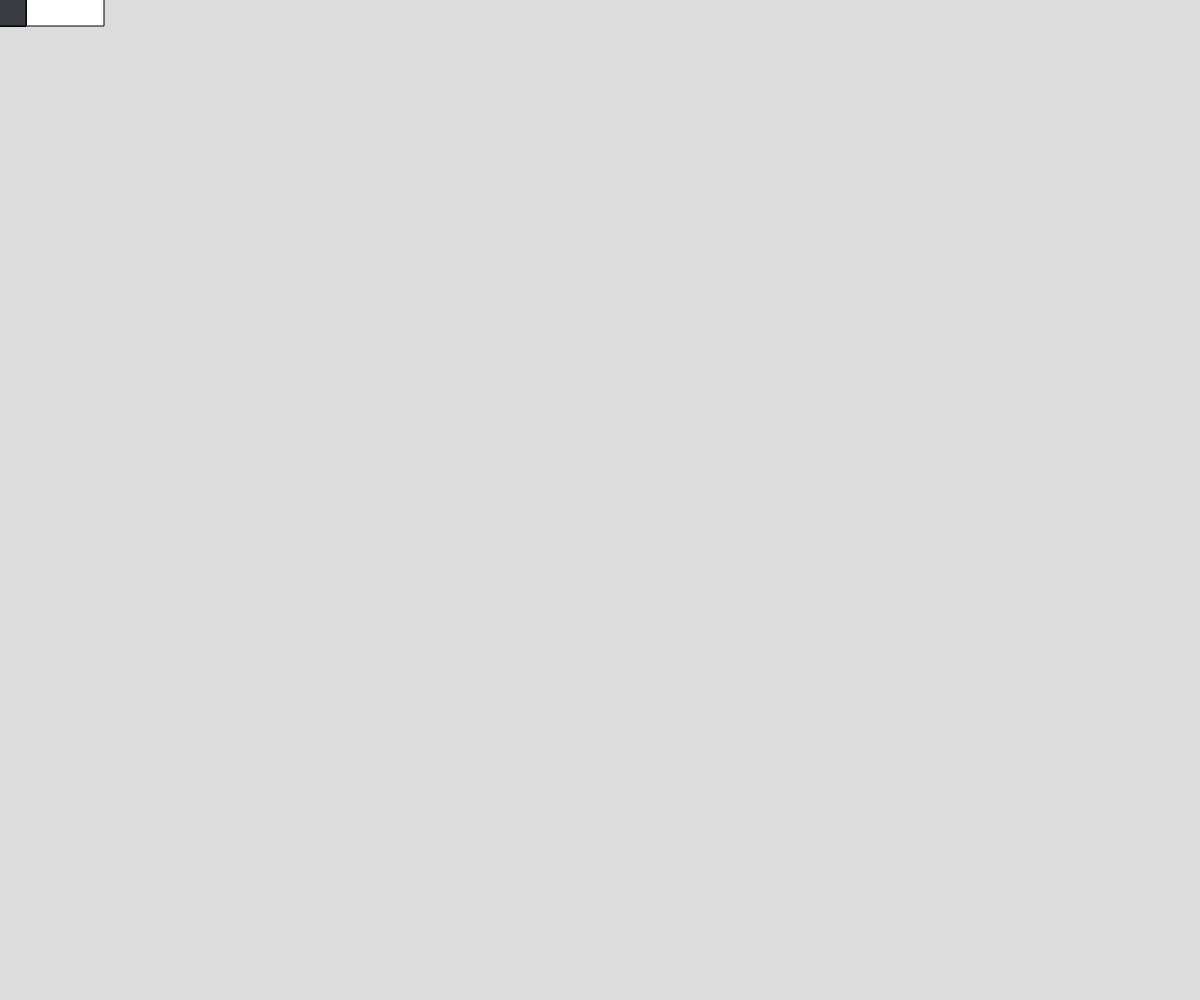
Frame 1 (no input)
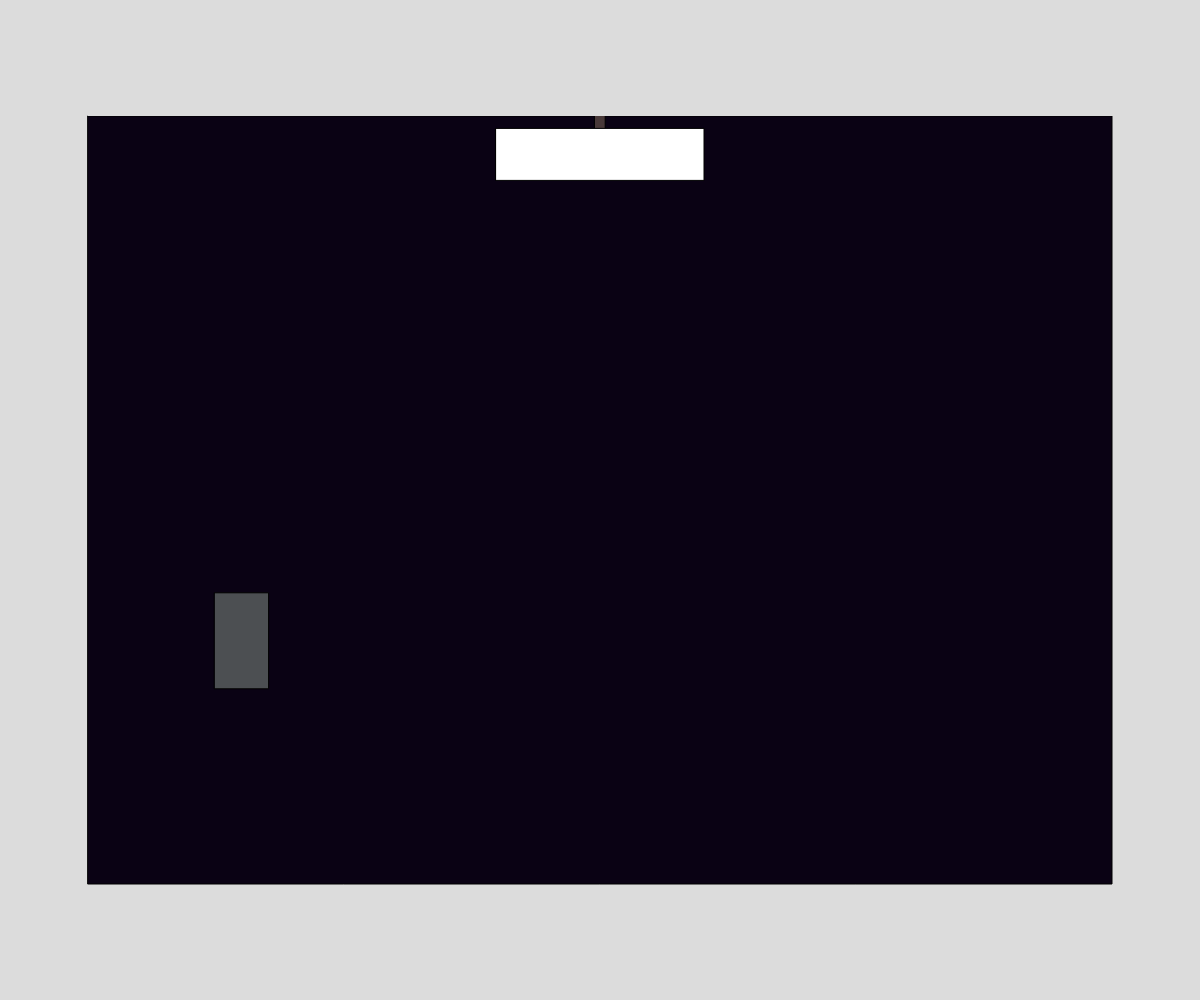
Frame 60 (no input)
Frame 120 (the mouse pressed at the canvas centre since frame 60): identical to frame 60, image omitted

The p5.js sketch that drew these frames (run headless with seeded random() and noise() and a simulated clock; from frame 60 on, the mouse is pressed at the canvas centre):

// p5.js sketch
// ── sketch.js
let bgColour = 220;

let areaOneMap;

let mouseVector; let mouseOffsetY = 0; let mouseInitialPos = 0; let leverOffset = 0;

let leverScale; let crankRendered; let circleOrigin; let circleSize;
let circleThreshold; let circleCancel; let successfulRotations = 0;

let angleThresholds = []; let angleIterations = 8;
let starting = 180; let multiplier = 0; let angle;

let gameOriginX; let gameOriginY; let gameWindowScale;

let circlePressed = false; let circleCollide = false;
let withinCircle = false; let mouseHold = false; let userLocation = -1;
let configurableColor ='#fcfeff';

let withinSwitch = false; let withinAiming = false;
let switchOn = false;
let aiming = false;

let pulleyPos; let pulleyWidth; let pulleyHeight; let isPulling
let upKeys; let firingKeys; let downKeys; let leftKeys; let rightKeys; let keySize;

let aimingScreenWidth; let aimingScreenHeight; let aimingScreenSize;
let pointerOffsetX = 0; let pointerOffsetY = 0;

let pointerIncrementX = 0; let pointerIncrementY = 0;

function setup() {
  circleOrigin = createVector(0, 0); mouseVector = createVector(0, 0);

  frameRate(60); createCanvas(windowWidth, windowHeight);
  angleMode(DEGREES);
  initiateThresholds();
  initiateMaps();

  console.log(angleThresholds);
}

function initiateThresholds() {
  for (let i = 0; i < angleIterations; i++) {
    let difference = 360 / angleIterations;

    if (angleThresholds[i-1] >= 360) {
      angleThresholds[i-1] = 360 - angleIterations;
      starting = 0;
      multiplier = 1;
    }

    append(angleThresholds, starting + (difference * multiplier) );
    multiplier++;
  }
}

function initiateMaps() {
  areaOneMap = [3 ,11, 19, 24, 25, 26, 27, 32, 40, 41, 42, 43, 44, 45, 46, 54, 56 ,57, 58, 59, 60, 61, 62]

}

function draw() {
  background(bgColour);

  gameOriginX = (windowWidth / 2) - (2 * gameWindowScale)
  gameOriginY = (windowHeight / 2) - (1.5 * gameWindowScale)
  gameWindowScale = 256

  // Game Window
  fill('#0a0214');
  rectMode(CORNER);
  rect(
    gameOriginX,
    gameOriginY,
    4 * gameWindowScale,
    3 * gameWindowScale
  )

  drawCockpit(gameOriginX, gameOriginY, gameWindowScale);
  
  fill(bgColour);
  noStroke()
  rectMode(CORNER);
  rect(gameOriginX, gameOriginY - (gameWindowScale) * 3, 4 * gameWindowScale, 3 * gameWindowScale)
  stroke(0);
}

function drawCockpit(originX, originY, originScale) {
  switchLogic(originX + (originScale) * 0.6, originY + (originScale) * 2.05, originScale / 256)

  if (switchOn) {
    crankLogic(originX + (originScale) * 3.1, originY + (originScale) * 2.25, originScale / 256);
    leverLogic(originX + (originScale) * 1, originY + (originScale) * 2.25, originScale / 256);
    cameraLogic(originX + (originScale) * 2, originY + (originScale) * 0.9, originScale / 256);
    mapLogic(originX + (originScale) * 2, originY + (originScale) * 2.3, originScale / 256);
  }
  
  let aimingScreenY;
  if (aiming) {
    aimingScreenY = originY + (originScale) * 1.5
  } else {
    aimingScreenY = originY - (originScale) * 1.05
  }

  aimingScreenLogic(
      originX + (originScale) * 2,
      aimingScreenY,
      originScale / 256
  )
}

function switchLogic(switchX, switchY, switchSizeMultiplier) {
  switchSize = 6 * switchSizeMultiplier

  //console.log(dist(mouseX, mouseY, switchX, switchY))

  fill ('#4c4f52');
  if(dist(mouseX, mouseY, switchX, switchY) < switchSize * 5) {withinSwitch = true}
  else {withinSwitch = false;}

  if (switchOn) {
    fill ('#ec4300');
  } else {
    fill ('#4c4f52');
  }
  
  rectMode(CENTER);
  rect(switchX, switchY, 9 * switchSize, 16 * switchSize)

}

function cameraLogic(camX, camY, camSizeMultiplier) {
  camSize = 36 * camSizeMultiplier

  fill ('#7aaffa');
  rectMode(CENTER);
  rect(camX, camY, 16 * camSize, 10 * camSize)
}

function aimingScreenLogic(screenX, screenY, screenSizeMultiplier) {
  translateMultiplier = (screenSizeMultiplier * 256)
  screenSize = 52 * screenSizeMultiplier

  // Pulley
  // https://editor.p5js.org/rjgilmour/sketches/F8RUWBXIW

  if (isPulling) {
    screenY = mouseY - translateMultiplier * 1.2;
    if (screenY > gameOriginY + (gameWindowScale) * 1.5) {
      isPulling = false;
      aiming = true;
    }
  }

  pulleyPos = createVector(screenX, screenY + translateMultiplier * 1.2)
  pulleyWidth = 4 * screenSize
  pulleyHeight = screenSize

  fill ('#483939');
  rectMode(CENTER);
  rect(
    screenX,
    screenY + translateMultiplier * 0.9,
    0.2 * screenSize, 2 * screenSize)

  if (mouseX < pulleyPos.x + pulleyWidth / 2 && mouseX > pulleyPos.x - pulleyWidth / 2 &&
      mouseY < pulleyPos.y + pulleyHeight / 2 && mouseY > pulleyPos.y - pulleyHeight / 2
    ) {withinAiming = true;} else { withinAiming = false; }

  fill ('#ffffff');
  rectMode(CENTER);
  rect(
    pulleyPos.x,
    pulleyPos.y,
    pulleyWidth, pulleyHeight)
  

  // Main

  fill ('#6e7071');
  rectMode(CENTER);
  rect(screenX, screenY, 16 * screenSize, 9 * screenSize)

  // Aiming screen
  
  aimingScreenSize = screenSize * 2
  aimingScreenWidth = 4 * aimingScreenSize
  aimingScreenHeight = 3 * aimingScreenSize
  
  fill ('#7aaffa');
  rectMode(CENTER);
  rect(
    screenX - translateMultiplier * 0.6,
    screenY,
    aimingScreenWidth, aimingScreenHeight)

  // Colour indicator

  colourScreenSize = screenSize * 0.5
  
  fill ('#393c40');
  rectMode(CENTER);
  rect(
    screenX + translateMultiplier * 0.9,
    screenY - translateMultiplier * 0.5,
    8 * colourScreenSize, 2 * colourScreenSize)

  // Arrow keys
  keySize = 2 * colourScreenSize
  upKeys = createVector(screenX + translateMultiplier * 0.9, screenY - translateMultiplier * 0);
  firingKeys = createVector(screenX + translateMultiplier * 0.9, screenY + translateMultiplier * 0.25);
  downKeys = createVector(screenX + translateMultiplier * 0.9, screenY + translateMultiplier * 0.5);
  leftKeys = createVector(screenX + translateMultiplier * 0.65, screenY + translateMultiplier * 0.25);
  rightKeys = createVector(screenX + translateMultiplier * 1.15, screenY + translateMultiplier * 0.25);

  fill ('#393c40'); rectMode(CENTER);

  square(upKeys.x, upKeys.y, keySize);
  square(firingKeys.x, firingKeys.y, keySize);
  square(downKeys.x, downKeys.y, keySize);
  square(leftKeys.x, leftKeys.y, keySize);
  square(rightKeys.x, rightKeys.y, keySize);

  // Screen Pointer

  pointerSize = screenSize * 1
  
  noFill();
  strokeWeight(pointerSize / 16);
  stroke(255);
  rectMode(CENTER);
  square(
    (screenX - translateMultiplier * 0.6) + pointerOffsetX,
    screenY + pointerOffsetY,
    pointerSize);
  
  strokeWeight(1);
  stroke(0);

}

function mapLogic(mapX, mapY, sizeMultiplier) {
  mapSize = 256 * sizeMultiplier

  fill ('#353835');
  rectMode(CENTER);
  rect(mapX, mapY, mapSize, mapSize)

  fill ('#f3f3f3')
  rectMode(CENTER);
  square(mapX,mapY,mapSize / 1.3);

  rectMode(CORNER);
  let incrementX = 0;
  let incrementY = 0;
  for (let i = 1; i < 65; i++) {
    let squareSize = (mapSize / 1.3) / 8;

    fill ('#1e1d1d');
    if (areaOneMap.includes(i - 1)) {fill ('#ffffff');}
    square(
      mapX - (sizeMultiplier * 256) * 0.385 + incrementX,
      mapY - (sizeMultiplier * 256) * 0.385 + incrementY,
      squareSize);
    
    incrementX += squareSize;

    if (i % 8 === 0) {
      incrementX = 0;
      incrementY += squareSize;
    }
  }

}

function mousePressed() {

  if (aiming) {
    keyDetection();
  }

  if (withinAiming) {
    if (aiming) {
      pointerOffsetX = 0;
      pointerOffsetY = 0;
      pointerIncrementX = 0;
      pointerIncrementY = 0;
      aiming = false; return}

    if (isPulling) {isPulling = false}
    else {isPulling = true}
  }

  if (!aiming) {
      if (withinSwitch) {
      if (switchOn) {switchOn = false}
      else {switchOn = true}
    }

    if (withinCircle) {mouseHold = (angle < 190 & angle > 170);}
    if (circleCollide) {mouseInitialPos = mouseY;}
  }
}

function mouseReleased() {
  rotationCancelled();
  if (circlePressed) {circlePressed = false;}
}

function keyDetection() {
  if(dist(mouseX, mouseY, upKeys.x, upKeys.y) < keySize / 2) {screenPointerChange("up")}
  if(dist(mouseX, mouseY, firingKeys.x, firingKeys.y) < keySize / 2) {screenPointerChange("fire")}
  if(dist(mouseX, mouseY, downKeys.x, downKeys.y) < keySize / 2) {screenPointerChange("down")}
  if(dist(mouseX, mouseY, leftKeys.x, leftKeys.y) < keySize / 2) {screenPointerChange("left")}
  if(dist(mouseX, mouseY, rightKeys.x, rightKeys.y) < keySize / 2) {screenPointerChange("right")}
}

function screenPointerChange(direction) {
  if ( match(direction, 'up') ) {
    if (pointerIncrementY < 18) {
      pointerIncrementY += 1
      pointerOffsetY -= pointerSize / 8
    }
  }

  if ( match(direction, 'fire') ) {
    console.log("fire!")
  }

  if ( match(direction, 'down') ) {
    if (pointerIncrementY > -18) {
      pointerIncrementY -= 1
      pointerOffsetY += pointerSize / 8
    }
  }

  if ( match(direction, 'left') ) {
    if (pointerIncrementX > - 26) {
      pointerIncrementX -= 1
      pointerOffsetX -= pointerSize / 8
    }
  }

  if ( match(direction, 'right') ) {
    if (pointerIncrementX < 26) {
      pointerIncrementX += 1
      pointerOffsetX += pointerSize / 8
    }
  }

}

function crankLogic(crankX, crankY, crankSize) {
  circleOrigin.x = crankX; circleOrigin.y = crankY; circleSize = 25 * crankSize;

  if (!crankRendered) {
    circleThreshold = circleSize * 8; circleCancel = circleSize * 1.5; crankRendered = true;
  }

  // DEBUGGING
  fill(240); circle(circleOrigin.x, circleOrigin.y, circleThreshold);
  fill(200); circle(circleOrigin.x, circleOrigin.y, circleCancel);

  //fill('#00ff51'); textSize(25); text(userLocation, 50, 50); text(angleThresholds[userLocation + 1], 50, 100); text(angle, 50, 150); text( ("number of rotations: "+successfulRotations) , 50, 200);

  // Draw
    fill(configurableColor); circle(circleOrigin.x, circleOrigin.y, circleSize);

  // Check if within the circle
  if (
    dist(mouseX, mouseY, circleOrigin.x, circleOrigin.y) < circleThreshold / 2
    &
    dist(mouseX, mouseY, circleOrigin.x, circleOrigin.y) > circleCancel / 2
  ) {
    withinCircle = true;
  } else {
    withinCircle = false; rotationCancelled(); configurableColor = '#fcfeff';
  }

  if (angle < 190 & angle > 170 & withinCircle) {
      configurableColor = '#ff200b';
  } else {
      configurableColor = '#fcfeff';
  }

  mouseVector.set(mouseX, mouseY);

  let v0 = p5.Vector.sub(mouseVector, circleOrigin);
  let referenceVector = createVector( circleOrigin.x + 50, circleOrigin.y );
  let v1 = p5.Vector.sub(referenceVector, circleOrigin);

  angle = 180 - round(v0.angleBetween(v1), 2 );

  //console.log(angle);
  if (mouseHold) {
    fill(0);
    circleThreshold = circleSize * 16;
    configurableColor = '#4db0ee';
    //text("Holding...", 50, 600);

    //Angle Checking
    if (userLocation < (angleIterations / 2) ) {
      if (angle > angleThresholds[ userLocation + 1 ]) {
        userLocation++;
        console.log("Passed");
      }
    } if (userLocation >= (angleIterations / 2) && userLocation < 16) {
      if (angle > angleThresholds[ userLocation + 1 ] && angle < 300) {
        userLocation++;
        console.log("Passed");
      }
    }

    if (userLocation == angleIterations - 1) {
      userLocation = 0;
      successfulRotations++;
      console.log("Rotated!");
    }
  }
}

function rotationCancelled() {
  circleThreshold = circleSize * 8;
  successfulRotations = 0;
  mouseHold = false;
  userLocation = -1;
}

function leverLogic(x, y, scale) {
  leverScale = scale

  fill('rgb(131, 129, 122)');
  rectMode(CENTER);
  rect(x, y, 100 * scale, 200 * scale);

  fill('rgb(48, 45, 48)');
  rect(x, y, 30 * scale, 150 * scale);

  let r = (100 / 1.25) * scale
  // Initialising Variables
  circlePressed = false;
  circleCollide = false;
  circleX = x;
  circleY = y - (leverOffset);

  // Detecting collision with mouse
  if(dist(mouseX, mouseY, circleX, circleY) < r / 2) {
    circleCollide = true;
    fill('rgb(224, 72, 52)');

    // Holding function
    if (mouseIsPressed) {
      let leverBoundaryDown = 100 * leverScale
      let leverBoundaryUp = -100 * leverScale

      fill('rgb(255, 0, 0)');

      //console.log(leverOffset);
      leverOffset += mouseInitialPos - mouseY;
      if (leverOffset >= leverBoundaryDown) leverOffset = leverBoundaryDown;
      if (leverOffset <= leverBoundaryUp) leverOffset = leverBoundaryUp;
      mouseInitialPos = mouseY;

      circlePressed = true;
    }
    
  } else {
    let driftAmount = 2 * leverScale

    circleCollide = false;
    if (leverOffset < 0) {leverOffset += driftAmount;}
    if (leverOffset > 0) {leverOffset -= driftAmount;}
    fill('rgb(255, 206, 60)');
  }

  // Drawing the circle
  circle(circleX, circleY, r);

}
